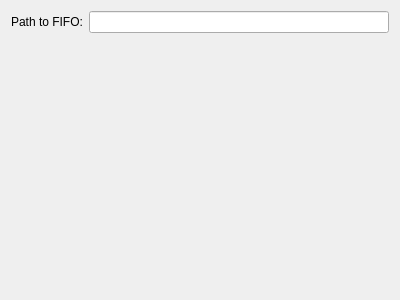
<?xml version="1.0" encoding="UTF-8"?>
<ui version="4.0">
 <class>FifoDataSourceConfigWidget</class>
 <widget class="QWidget" name="FifoDataSourceConfigWidget">
  <property name="geometry">
   <rect>
    <x>0</x>
    <y>0</y>
    <width>400</width>
    <height>300</height>
   </rect>
  </property>
  <property name="windowTitle">
   <string>FIFO Data Source Configuration</string>
  </property>
  <layout class="QFormLayout" name="formLayout">
   <item row="0" column="0">
    <widget class="QLabel" name="label">
     <property name="text">
      <string>Path to FIFO:</string>
     </property>
    </widget>
   </item>
   <item row="0" column="1">
    <widget class="QLineEdit" name="fifoPathTextField"/>
   </item>
  </layout>
 </widget>
 <resources/>
 <connections/>
</ui>
